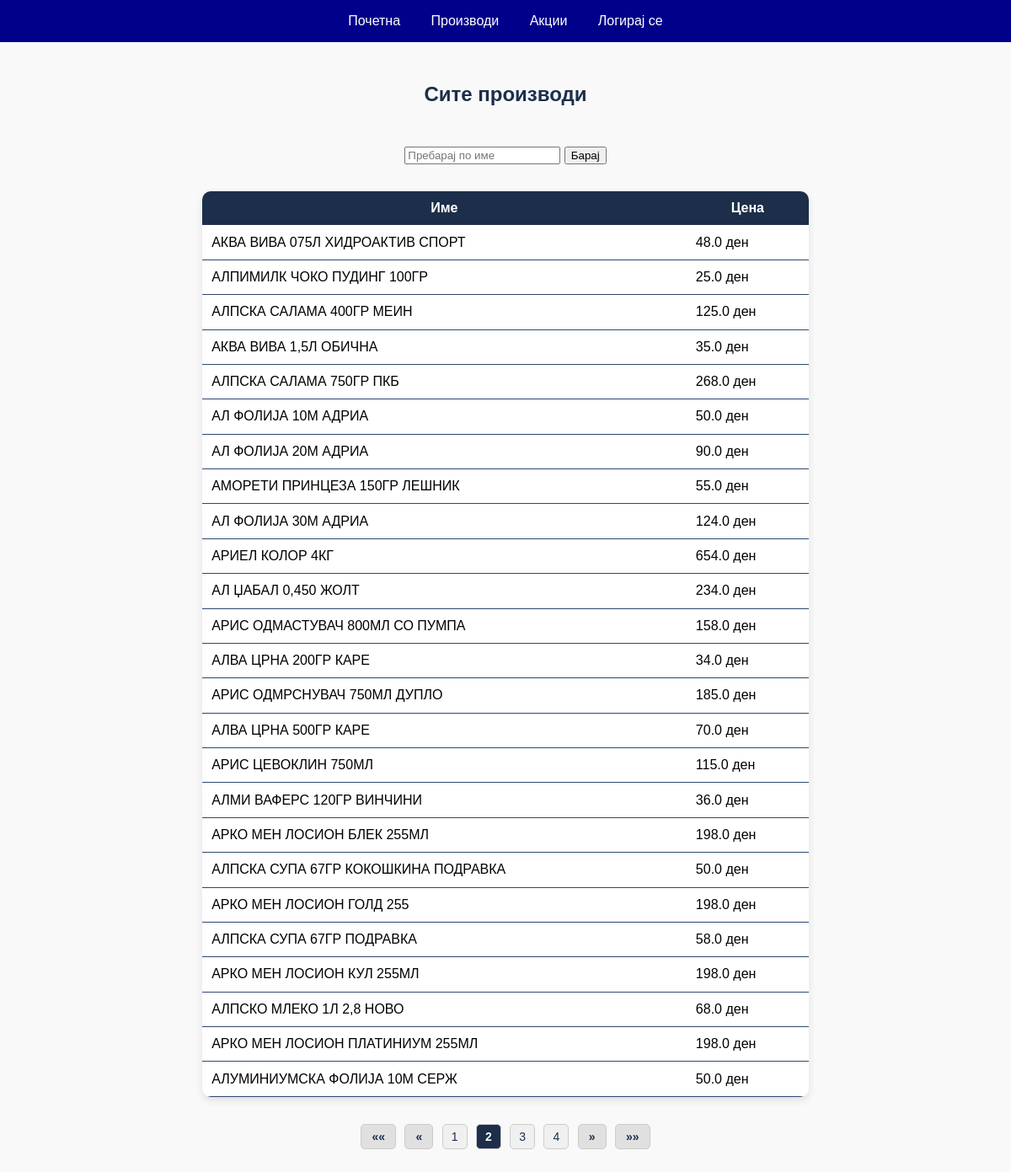
Page /products?page=2 on the committed database.
### tables this page shows
CREATE TABLE products (
        id INTEGER PRIMARY KEY AUTOINCREMENT,
        code TEXT,
        name TEXT,
        price REAL,
        sale_price REAL
    );

### app.py (the view)
@app.route('/products')
def products():
    search = request.args.get('search', '')
    page = int(request.args.get('page', 1))
    per_page = 25
    offset = (page - 1) * per_page
    conn = get_db()
    if search:
        rows = conn.execute("SELECT * FROM products WHERE name LIKE ? LIMIT ? OFFSET ?",
                            (f'%{search}%', per_page, offset)).fetchall()
        total = conn.execute("SELECT COUNT(*) FROM products WHERE name LIKE ?",
                             (f'%{search}%',)).fetchone()[0]
    else:
        rows = conn.execute("SELECT * FROM products LIMIT ? OFFSET ?",
                            (per_page, offset)).fetchall()
        total = conn.execute("SELECT COUNT(*) FROM products").fetchone()[0]
    conn.close()
    pages = (total + per_page - 1) // per_page
    start = max(1, page - 2)
    end = min(pages, page + 2)
    return render_template('products.html',
                           products=rows,
                           current_page=page,
                           pages=pages,
                           search=search,
                           start=start,
                           end=end)

### app.py (called while the page is built)
def get_db():
    conn = sqlite3.connect(DB)
    conn.row_factory = sqlite3.Row
    return conn

### templates/products.html (shortened to what this page needs)
<!DOCTYPE html>
<html lang="mk">
<head>
    <link rel="stylesheet" href="/static/style.css">
</head>
<body>
<header>
    <nav>
        <a href="/">Почетна</a>
        <a href="/products">Производи</a>
        <a href="/sales">Акции</a>
        <a href="/login">Логирај се</a>
    </nav>
</header>
<h2 class="center">Сите производи</h2>
<form method="get" class="center">
    <input type="text" name="search" placeholder="Пребарај по име" value="{{ search }}">
    <button type="submit">Барај</button>
</form>
<table>
    <thead>
        <tr><th>Име</th><th>Цена</th></tr>
    </thead>
    <tbody>
        {% for p in products %}
        <tr>
            <td>{{ p.name }}</td>
            <td>{{ p.price }} ден</td>
        </tr>
        {% endfor %}
    </tbody>
</table>
<div class="pagination">
    {% set start = current_page - 2 if current_page - 2 > 0 else 1 %}
    {% set end = current_page + 2 if current_page + 2 <= pages else pages %}
    {% if current_page > 1 %}
        <a href="?page=1{% if search %}&search={{ search }}{% endif %}" class="page-link nav">&laquo;&laquo;</a>
        <a href="?page={{ current_page - 1 }}{% if search %}&search={{ search }}{% endif %}" class="page-link nav">&laquo;</a>
    {% endif %}
    {% for i in range(start, end + 1) %}
        <a href="?page={{ i }}{% if search %}&search={{ search }}{% endif %}" class="page-link {% if i == current_page %}active{% endif %}">{{ i }}</a>
    {% endfor %}
    {% if current_page < pages %}
        <a href="?page={{ current_page + 1 }}{% if search %}&search={{ search }}{% endif %}" class="page-link nav">&raquo;</a>
        <a href="?page={{ pages }}{% if search %}&search={{ search }}{% endif %}" class="page-link nav">&raquo;&raquo;</a>
    {% endif %}
</div>
</body>
</html>

### static/style.css (style rules this page uses)
body { font-family: sans-serif; background: #f9f9f9; margin: 0; }
nav { background: darkblue; color: white; padding: 1em; text-align: center; }
nav a { color: white; margin: 0 1em; text-decoration: none; }
main.center, .center { text-align: center; margin: 2em auto; }
table { margin: 2em auto; border-collapse: collapse; background: white; width: 60%; border-radius: 10px; border: #2d4870; overflow: hidden; box-shadow: 0 4px 10px rgba(0, 0, 0, 0.1); }
th { background-color: #1c2e4a; color: white; border: 1px #2d4870; padding: 0.7em; }
td { padding: 0.7em; border-bottom:1px solid #2d4870; }
h2.center { text-align: center; margin-top: 2em; font-size: 24px; color: #1c2e4a; }
.pagination { text-align: center; margin: 2em 0; }
.page-link { display: inline-block; margin: 0 3px; padding: 6px 10px; text-decoration: none; background-color: #f0f0f0; color: #1c2e4a; border-radius: 5px; font-size: 14px; transition: background-color 0.2s, color 0.2s; border: 1px solid #ccc; }
.page-link.active { background-color: #1c2e4a; color: white; font-weight: bold; pointer-events: none; }
.page-link.nav { font-weight: bold; background-color: #e0e0e0; padding: 6px 12px; }

### rows in the picture
products: name "АКВА ВИВА 075Л ХИДРОАКТИВ СПОРТ", price "48.0"
products: name "АЛПИМИЛК ЧОКО ПУДИНГ 100ГР", price "25.0"
products: name "АЛПСКА САЛАМА 400ГР МЕИН", price "125.0"
products: name "АКВА ВИВА 1,5Л ОБИЧНА", price "35.0"
products: name "АЛПСКА САЛАМА 750ГР ПКБ", price "268.0"
products: name "АЛ ФОЛИЈА 10М АДРИА", price "50.0"
products: name "АЛ ФОЛИЈА 20М АДРИА", price "90.0"
products: name "АМОРЕТИ ПРИНЦЕЗА 150ГР ЛЕШНИК", price "55.0"
products: name "АЛ ФОЛИЈА 30М АДРИА", price "124.0"
products: name "АРИЕЛ КОЛОР 4КГ", price "654.0"
products: name "АЛ ЏАБАЛ 0,450 ЖОЛТ", price "234.0"
products: name "АРИС ОДМАСТУВАЧ 800МЛ СО ПУМПА", price "158.0"
products: name "АЛВА ЦРНА 200ГР КАРЕ", price "34.0"
products: name "АРИС ОДМРСНУВАЧ 750МЛ ДУПЛО", price "185.0"
products: name "АЛВА ЦРНА 500ГР КАРЕ", price "70.0"
products: name "АРИС ЦЕВОКЛИН 750МЛ", price "115.0"
products: name "АЛМИ ВАФЕРС 120ГР ВИНЧИНИ", price "36.0"
products: name "АРКО МЕН ЛОСИОН БЛЕК 255МЛ", price "198.0"
products: name "АЛПСКА СУПА 67ГР КОКОШКИНА ПОДРАВКА", price "50.0"
products: name "АРКО МЕН ЛОСИОН ГОЛД 255", price "198.0"
products: name "АЛПСКА СУПА 67ГР ПОДРАВКА", price "58.0"
products: name "АРКО МЕН ЛОСИОН КУЛ 255МЛ", price "198.0"
products: name "АЛПСКО МЛЕКО 1Л 2,8 НОВО", price "68.0"
products: name "АРКО МЕН ЛОСИОН ПЛАТИНИУМ 255МЛ", price "198.0"
products: name "АЛУМИНИУМСКА ФОЛИЈА 10М СЕРЖ", price "50.0"

### other values in the picture
{{ i }} "1" "2" "3" "4"
